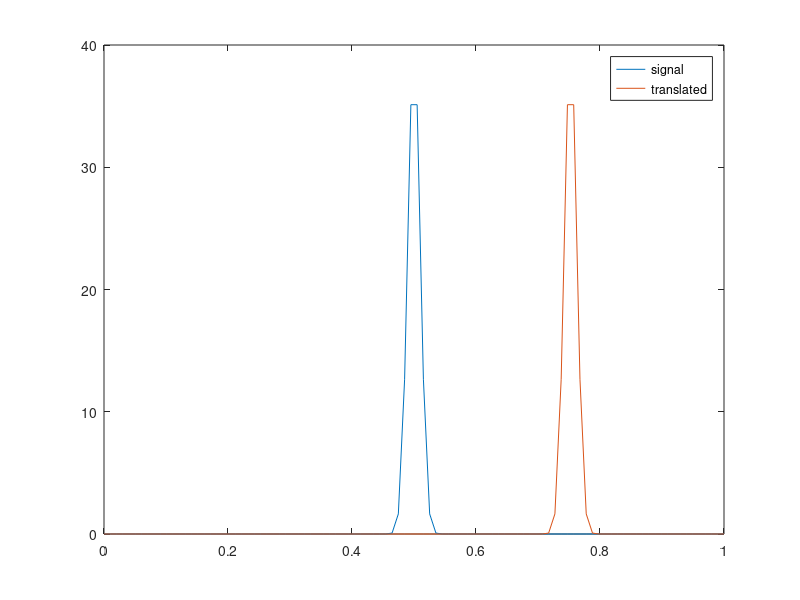

Recreate this plot in MATLAB.
% Tanslation matrices

% fist section shows unitary property of such translation matrix T
% second section shows application of itx


%% They are Unitary matrices

D = 15;
T  = diag(ones(1,D));

teta = 8;
T_teta = zeros(D,D);

for i = 1:D 
    T_teta(:,i) =  T(:,1+mod(i-teta-1,D));
end

isequal(T_teta * T_teta',eye(D)) %unitary matrix T

%% Translation effect

D = 100;
teta = -25; 
T  = diag(ones(1,D));
T_teta = zeros(size(T));
for i = 1:D T_teta(:,i) =  T(:,1+mod(i-teta-1,D)); end
I = linspace(0,1,D);
signal = normpdf(I,0.5,0.01);
signal_translated = T_teta * signal';

figure;
plot(I,signal,I,signal_translated);
legend('signal','translated');

%% Covariance 

% isequal(svd(signal),svd(signal_translated)) % faire avec plus de signaux
